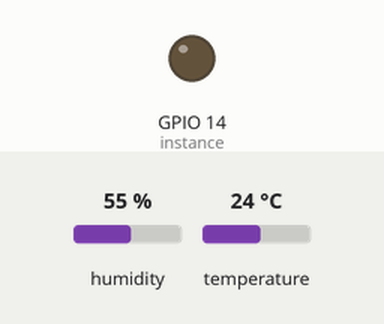
Recording of a program running on a simulated Raspberry Pi (BCM pin numbers). Parts: output pins drawn as LEDs (lit = HIGH). Inputs (shaded band) come from the test bench; at power-on: humidity 55 %, temperature 24 °C. Library files of the repository ran but are not shown: dht11.py. At 0.1 s the program stops and its outputs stay as they are.

Above: at 0.1 s.
Timing chart, 0 to 1.6 s (numbered marks = the images above):
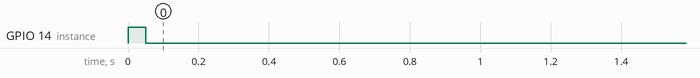

The program:

derece.py
```python
import RPi.GPIO as GPIO
import dht11
import time
import datetime

# initialize GPIO
GPIO.setwarnings(False)
GPIO.setmode(GPIO.BCM)
GPIO.cleanup()

# read data using pin 14
instance = dht11.DHT11(pin=14)
temperature=0;
result = instance.read()
if result.is_valid:
        temperature=result.temperature
```
